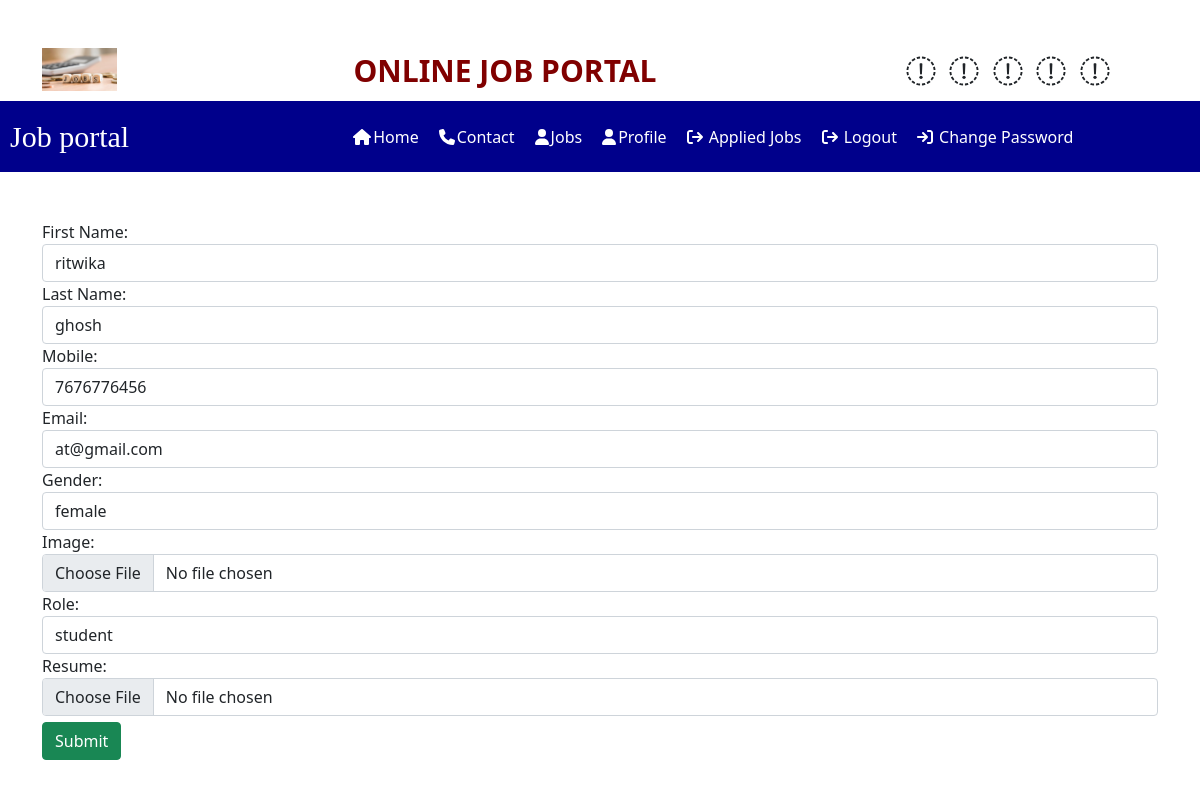
Page /edit_studentprofile/4/ (signed in) on the committed database.
### JOB/models.py (models this page shows)
class studentuser(models.Model):
    user=models.OneToOneField(User, on_delete=models.CASCADE)
    mobile=models.CharField(max_length=50,default="")
    image=models.ImageField(upload_to='img',default="")
    gender=models.CharField(max_length=10,default="")
    first_name=models.CharField(max_length=50,default="")
    last_name=models.CharField(max_length=50,default="")
    role = models.CharField( max_length=10,default="")
    email=models.CharField(max_length=50,default="")
    upload_resume = models.FileField(upload_to='documents',default="")

### JOB/views.py (the view)
# urls.py: path('edit_studentprofile/<int:pid>/', views.edit_studentprofile,name="edit_studentprofile"),
def edit_studentprofile(request,pid):
    if not request.user.is_authenticated:
        return HttpResponseRedirect('/user_login/')
    js=studentuser.objects.get(pk=pid)
    if request.method=="POST":
        form=SignUpForm2(request.POST,instance=js)
        if form.is_valid():
            form.save()
            return HttpResponseRedirect('/dashboard/')
    else:
        pi=studentuser.objects.get(pk=pid)
        form=SignUpForm2(instance=pi)
    return render(request,'update_student.html',{'form':form})

### JOB/forms.py
class SignUpForm2(forms.ModelForm):
    first_name = forms.CharField(label="First Name",required=True, widget=forms.TextInput(attrs={'class': "form-control",'placeholder': 'Ritwika'}))
    last_name = forms.CharField(label="Last Name",required=True, widget=forms.TextInput(attrs={'class': "form-control",'placeholder': 'Ghosh'}))
    mobile=forms.CharField(label='Mobile',max_length=12,widget=forms.TextInput(attrs={'class':'form-control'}))
    gender=forms.CharField(label='Gender',max_length=10,widget=forms.TextInput(attrs={'class':'form-control'}))
    email=forms.CharField(label='Email',max_length=30,widget=forms.TextInput(attrs={'class':'form-control'}))
    image=forms.ImageField(label='Image',widget=forms.FileInput(attrs={'class':'form-control'}))
    role=forms.CharField(label="Role",initial="student",widget=forms.TextInput(attrs={'class':'form-control'}))
    upload_resume=forms.FileField(label="Resume",widget=forms.FileInput(attrs={'class':'form-control'}))
    class Meta:
        model=studentuser
        fields=['first_name','last_name','mobile','email','gender','image','role','upload_resume']

### JOB/templates/update_student.html (shortened to what this page needs)
{% load static %}
{% block body %}
{% include "navigation.html" %}
<form method="post" class="container mt-5" enctype="multipart/form-data">
{% for fm in form %}
    <div class="form-group">
        {{fm.label_tag}} {{fm}} {{fm.errors|striptags}}
    </div>
{% endfor %}
<input type="submit" value="Submit" class="btn btn-success" style="margin-top:6px; ">
</form>
{% endblock body %}

### rows in the picture
studentuser: form "ritwika" "ghosh" "7676776456" "at@gmail.com" "female" "student"

### other values in the picture
{{ fm.label_tag }} "First Name:" "Last Name:" "Mobile:" "Email:" "Gender:" "Image:" "Role:" "Resume:"
